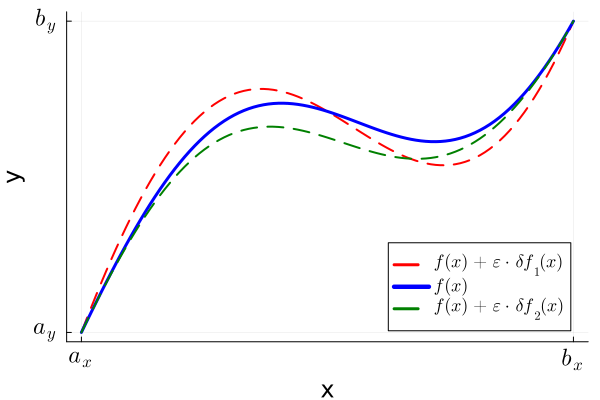

Write the Julia code that produced this figure.
using Plots, LaTeXStrings;

a = 1.0; b = 2.0; # start/endpoints of function 
X = a:0.01:b; 

f(x) = cos.(5*x) .+ 0.5*x.^2 .+ 2*x; # sufficiently interesting fn 
df1(x) = cos.(2π*x) .- 1; # sufficiently interesting variation 
df2(x) = 10*(x.-1)*(x.-2)*(x.-1.5); # sufficiently interesting varn 2 

# plt = plot(X, f.(X), label = L"f(x)",
#             linewidth = 3,
#             xlabel = "x", xguidefont = font(16),
#             ylabel = "y", yguidefont = font(16),
#             xticks = ([a,b], [L"a_x", L"b_x"]), 
#             yticks = ([f(a), f(b)], [L"a_y", L"b_y"]),
#             xtickfont = font(16), ytickfont = font(16),
#             legend = :bottomright, legendfont = font(12));
# plot!(X, f.(X) .+ 0.1*df1.(X), label = L"f(x) + \epsilon\cdot\delta f_1(x)",
#         linewidth = 2, linestyle = :dash)
# plot!(X, f.(X) .+ 0.4*df2.(X), label = L"f(x) + \epsilon\cdot\delta f_2(x)",
#         linewidth = 2, linestyle = :dash)


plt = plot(X, f.(X) .+ 0.4*df2.(X), label = L"f(x) + \epsilon\cdot\delta f_1(x)",
            color = :red, linewidth = 2, linestyle = :dash,
            xlabel = "x", xguidefont = font(16),
            ylabel = "y", yguidefont = font(16),
            xticks = ([a,b], [L"a_x", L"b_x"]), 
            yticks = ([f(a), f(b)], [L"a_y", L"b_y"]),
            xtickfont = font(16), ytickfont = font(16),
            legend = :bottomright, legendfont = font(12));
plot!(X, f.(X), label = L"f(x)",
        color = :blue, linewidth = 3)
plot!(X, f.(X) .+ 0.1*df1.(X), label = L"f(x) + \epsilon\cdot\delta f_2(x)",
        color = :green, linewidth = 2, linestyle = :dash)

savefig(plt, "admissibleVars.png");
display(plt);

